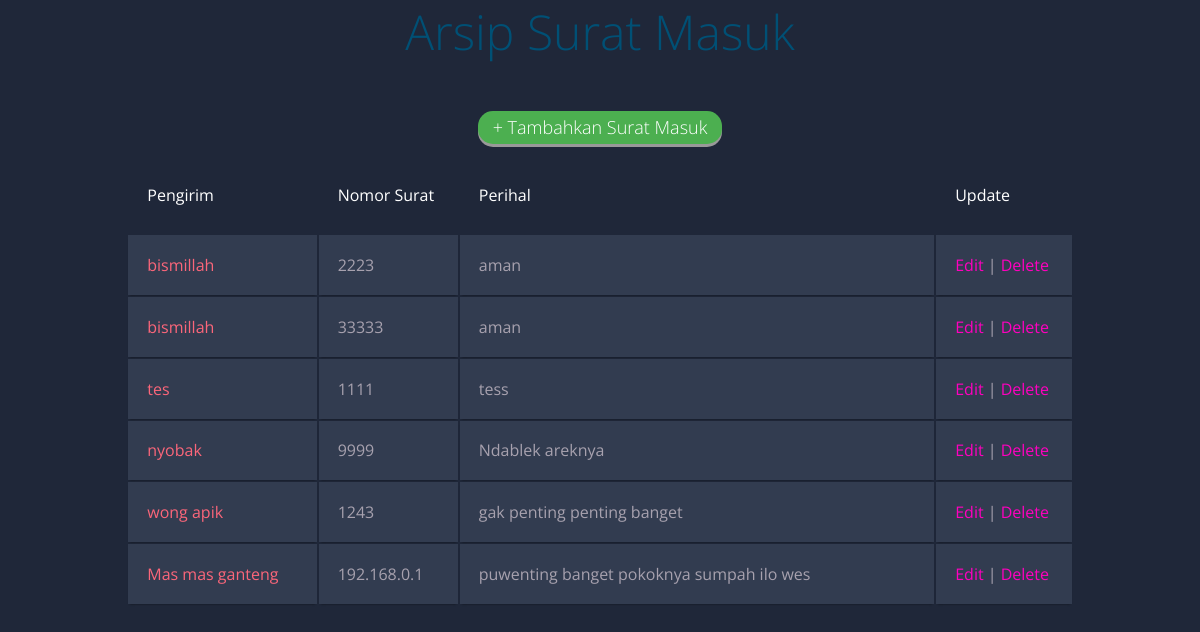
The page /suratmasuk.php on the database as committed earlier.
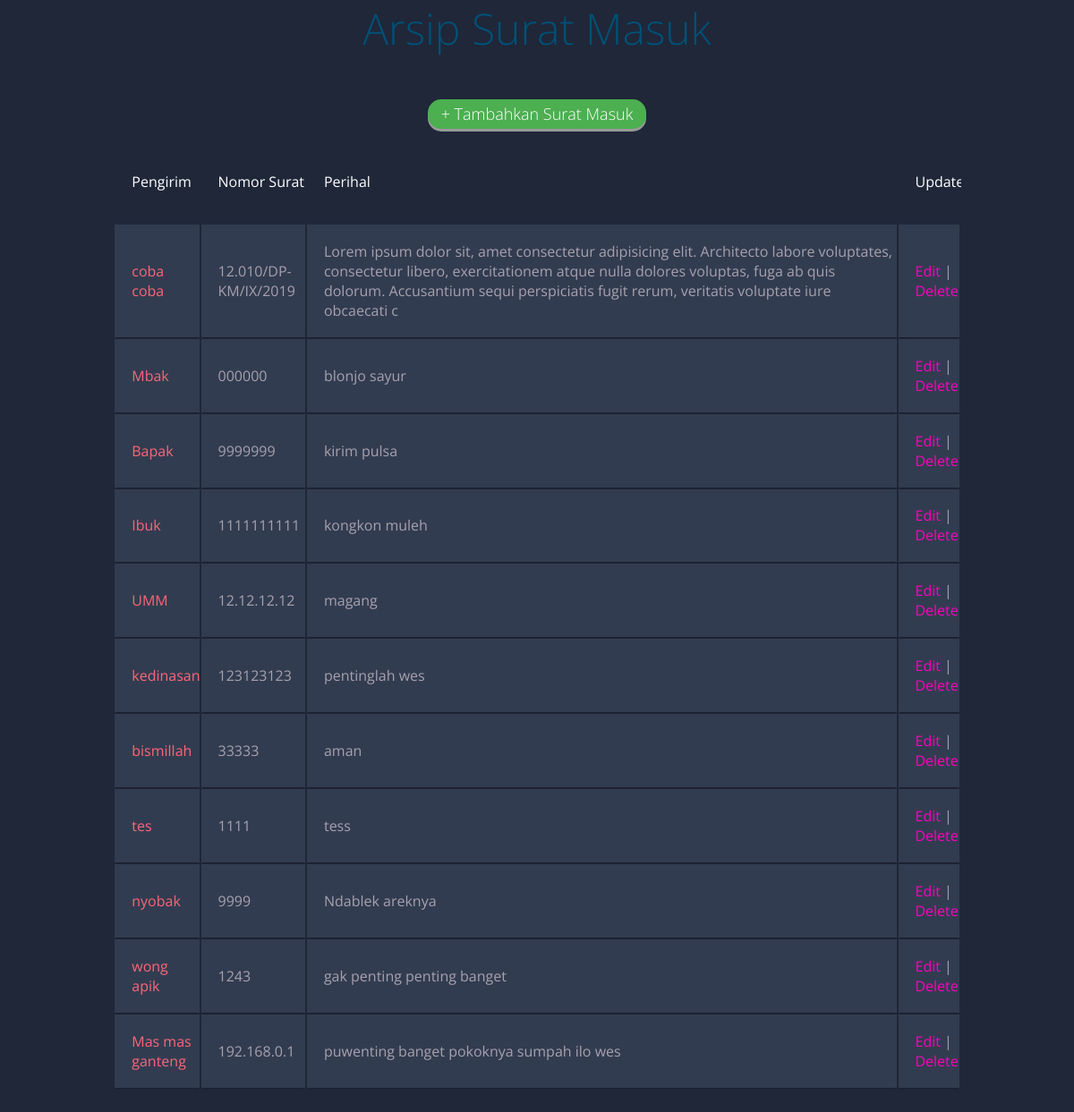
The same page on the database as committed later.
### tables this page shows
CREATE TABLE `suratmasuk` (
  `id` int(11) NOT NULL,
  `pengirim` varchar(100) NOT NULL,
  `nomor_surat` varchar(100) NOT NULL,
  `perihal` varchar(255) NOT NULL
);

### suratmasuk.php (the view)
<?php
include_once("koneksi.php");
$result = mysqli_query($mysqli, "SELECT * FROM suratmasuk ORDER BY id DESC");
?>
<html>
<head>
    <link rel='stylesheet' type='text/css' media='screen' href='styletable.css'>
</head>
<body>
    <h1>Arsip Surat Masuk</h1>
    <br>
    <center>
        <div class="button"><a href="halaman_admin_suratmasuk_add.php">+ Tambahkan Surat Masuk</a></div>
    </center>
    <br>
    <table class="container">
        <thead>
            <tr>
                <th>
                    <h1>Pengirim</h1>
                </th>
                <th>
                    <h1>Nomor Surat</h1>
                </th>
                <th>
                    <h1>Perihal</h1>
                </th>
                <th>
                    <h1>Update</h1>
                </th>
            </tr>
        </thead>
        <?php
        while ($user_data = mysqli_fetch_array($result)) {
            echo "<tbody>";
            echo "<tr>";
            echo "<td>" . $user_data['pengirim'] . "</td>";
            echo "<td>" . $user_data['nomor_surat'] . "</td>";
            echo "<td>" . $user_data['perihal'] . "</td>";
            echo "<td><a href='halaman_admin_suratmasuk_edit.php?id=$user_data[id]'>Edit</a> | <a href='suratmasuk_delete.php?id=$user_data[id]'>Delete</a></td></tr><tbody/>";
        }
        ?>
    </table>
</body>
</html>

### styletable.css (style rules this page uses)
body { font-family: "Open Sans", sans-serif; font-weight: 300; line-height: 1.42em; color: #a7a1ae; background-color: #1f2739; }
.button { display: inline-block; padding: 5px 15px; font-size: 1.5vw; cursor: pointer; text-align: center; outline: none; color: white; background-color: #4caf50; border: none; border-radius: 15px; box-shadow: 0 3px #999; }
.button a { text-decoration: none; color: white; }
h1 { font-size: 3em; font-weight: 300; line-height: 1em; text-align: center; color: #005075; }
.container th h1 { font-weight: normal; font-size: 1em; text-align: left; color: #ffffff; }
.container td { font-weight: normal; font-size: 1em; -webkit-box-shadow: 0 2px 2px -2px #0e1119; -moz-box-shadow: 0 2px 2px -2px #0e1119; box-shadow: 0 2px 2px -2px #0e1119; }
.container { text-align: left; overflow: hidden; width: 80%; margin: 0 auto; display: table; padding: 0 0 8em 0; }
.container td, .container th { padding-bottom: 2%; padding-top: 2%; padding-left: 2%; }
.container tr:nth-child(odd) { background-color: #323c50; }
.container th { background-color: #1f2739; }
.container td:first-child { color: #fb667a; }
.container td a { text-decoration: none; color: rgb(255, 0, 191); }

Rows that differ between the two databases and show on the page:
removed suratmasuk: pengirim "bismillah", nomor_surat "2223", perihal "aman"
added suratmasuk: pengirim "coba coba", nomor_surat "12.010/DP-KM/IX/2019", perihal "Lorem ipsum dolor sit, amet consectetur adipisicing elit. Architecto labore voluptates, consectetur libero, exercitationem atque nulla dolores voluptas, fuga ab quis dolorum. Accusantium sequi perspiciatis fugit rerum, veritatis voluptate iure obcaecati c"
added suratmasuk: pengirim "Mbak", nomor_surat "000000", perihal "blonjo sayur"
added suratmasuk: pengirim "Bapak", nomor_surat "9999999", perihal "kirim pulsa"
added suratmasuk: pengirim "Ibuk", nomor_surat "1111111111", perihal "kongkon muleh"
added suratmasuk: pengirim "UMM", nomor_surat "12.12.12.12", perihal "magang"
added suratmasuk: pengirim "kedinasan", nomor_surat "123123123", perihal "pentinglah wes"
